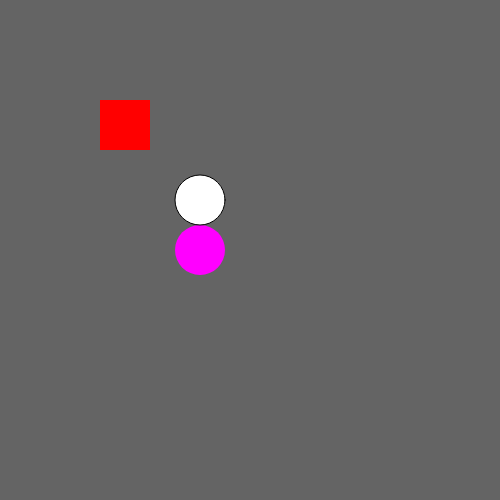
Frame 1 (no input)
Frame 60 (no input): identical to frame 1, image omitted
Frame 120 (the mouse pressed at the canvas centre since frame 60): identical to frame 1, image omitted

The p5.js sketch that drew this single still picture (run headless with seeded random() and noise() and a simulated clock; from frame 60 on, the mouse is pressed at the canvas centre):

// p5.js sketch
// ── sketch.js


function setup(){
    createCanvas(500,500)
}

function draw(){
    background(100)

    push()
    fill(255,0,0)
    noStroke()
    rect(100,100,50)
    pop()

    push()
    fill(255,0,255)
    noStroke()
    ellipse(200,250, 50)
    pop()

    ellipse(200,200, 50)
}
